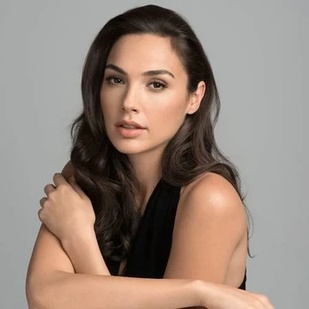
#> input picture train/Gal Gadot/gg1.jpeg, 309 x 309 px, shrunk from 360 x 360 before the run, found by its file name
$ python faces_train.py
#> lines starting #> are read from the running program, lines starting #| are printed output that depends on the picture
import os
import cv2 as cv
import numpy as np

people = ['Gal Gadot', 'Tom Holland', 'Beyonce', 'Kendrick Lamar']

DIR = r'/Users/Ashton/Desktop/projects/opencv/train'
haar_cascade = cv.CascadeClassifier('haar_face.xml')

features = []
labels = []

def create_train():
    for person in people:
        path = os.path.join(DIR, person)
        label = people.index(person)

        for img in os.listdir(path):
            if img == '.DS_Store':
                continue

            img_path = os.path.join(path,img)

            img_array = cv.imread(img_path)
#> img_array is the input picture: shape (309, 309, 3); mean B, G, R 124.4, 134.9, 151.4

            if img_array is None:
                print(f'Failed to load image from {img_path}; Skipping.')
                continue

            gray = cv.cvtColor(img_array, cv.COLOR_BGR2GRAY)
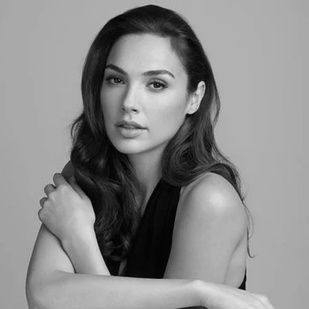
#> gray: shape (309, 309); min 1, max 226, mean 138.5

            faces_rect = haar_cascade.detectMultiScale(gray, scaleFactor=1.1, minNeighbors=3)
#> faces_rect = [[83, 40, 109, 109]]

            for (x,y,w,h) in faces_rect:
                faces_roi = gray[y:y+h, x:x+w]
                features.append(faces_roi)
                labels.append(label)
#> this loop made 1 pass
#> pass 1, in create_train, `faces_roi = gray[y:y+h, x:x+w]`:
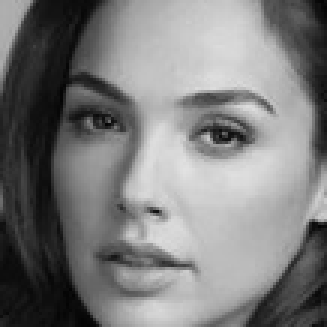
#> faces_roi: shape (109, 109) (shown 3 times larger); min 3, max 226, mean 123.8
#> after the loop, features = 1 item; labels = [0]

#> (the run stopped early here; a loop or call above may not have finished)
